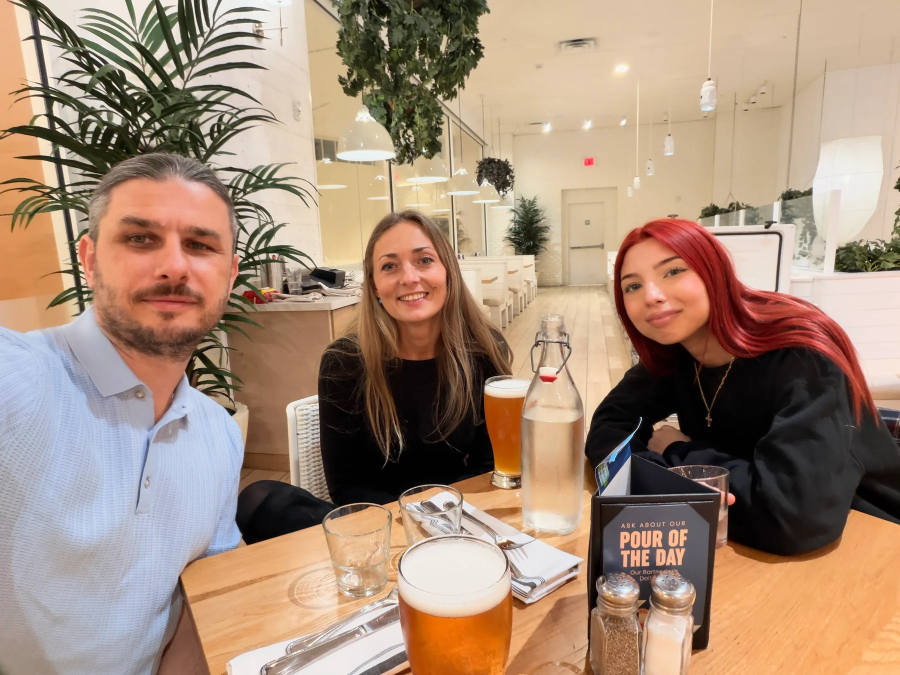
#> input picture photos/2026-10-29/1-1800.webp, 1800 x 1350 px (shown at 1/2 size)
$ python -i media_catalog.py   (imports and definitions only)
#> lines starting #> are read from the running program, lines starting #| are printed output that depends on the picture
#!/usr/bin/env python3
"""Каталог фото и видео поездки: дата → день, GPS → место, дубли, оценка, отбор.

    .venv/bin/python tools/media_catalog.py [--media ../italy-2026-media]

Оригиналы в <media>/originals/ ТОЛЬКО читаются (раскладка по дням: «NN · ДД.ММ · …/подпапка/файл»;
старая раскладка по авторам «<автор>/файл» тоже понимается): ничего не удаляется,
не переименовывается и не перезаписывается. Всё производное пишется рядом:
    <media>/catalog.csv      — все файлы (колонки из задания + служебные)
    <media>/candidates.csv   — длинный список кандидатов по дням
    <media>/REPORT.md        — отчёт
    <media>/.work/thumbs/    — уменьшенные копии для анализа

Нужны: exiftool, Pillow, pillow-heif, imagehash; для лиц и тем кадра — .cache/vision
(собирается из tools/vision.swift, только macOS). Без него has_people = 1 у всех фото,
то есть всё уйдёт на просмотр о. Андрею.
"""
import argparse
import csv
import datetime as dt
import json
import math
import re
import subprocess
import sys
from collections import Counter, defaultdict
from pathlib import Path
from zoneinfo import ZoneInfo

from PIL import Image, ImageFilter, ImageOps, ImageStat
import imagehash
import pillow_heif

# [1 line not run here, left out]

ROOT = Path(__file__).resolve().parent.parent
ROME = ZoneInfo("Europe/Rome")
PHOTO = {".heic", ".heif", ".jpg", ".jpeg", ".png", ".dng"}
VIDEO = {".mov", ".mp4", ".m4v"}
RADIUS_KM = 15
# Не публикуются никогда: скриншоты (чужие посты, карты с местоположением),
# сканы документов и папка «Без даты» с пересланными файлами.
PRIVATE_NAME = re.compile(r"(\bDL\b|\bgc\b|страница|паспорт|passport|license|boarding|билет|ticket|бронь|booking)", re.I)


FNAME_TIME = re.compile(r"^(\d{4})-(\d{2})-(\d{2})_(\d{2})-(\d{2})-(\d{2})_")


# [17 lines left out: functions load_excludes, private_reason, not called in this run]
COLUMNS = ["file", "author", "taken_at_local", "day", "stop_id", "lat", "lon", "is_duplicate_of",
           "has_people", "score", "selected"]
EXTRA = ["folder", "folder_day", "kind", "camera", "time_source", "time_fix", "duration_s", "category", "faces", "big_face",
         "sharpness", "exposure", "phash", "note"]
FOOD = ("food", "dish", "meal", "dessert", "pizza", "pasta", "bread", "cake", "wine", "coffee",
        "cheese", "fruit", "vegetable", "drink", "ice_cream", "gelato", "plate", "seafood")
WIDE = ("landscape", "cityscape", "sky", "mountain", "outdoor", "structure", "building", "architecture",
        "panorama", "hill", "lake", "sea", "coast", "field", "street", "town", "ruins", "church", "castle")


FOLDER_DAY = re.compile(r"^\d+\s*·\s*(\d{1,2})\.(\d{1,2})\b")


# [26 lines left out: functions folder_day, load_authors, zone_at, not called in this run]


def in_italy(lat, lon):
    return lat is not None and 36 <= lat <= 47.2 and 6.5 <= lon <= 18.6


# [98 lines left out: functions km, parse_dt, parse_offset, local_time, exif, thumb, not called in this run]


def quality(path):
#> called with path = '../photos/2026-10-29/1-1800.webp'
    with Image.open(path) as im:
#> im is the input picture: PIL image 1800x1350 RGB; mean R, G, B 165.7, 140.2, 120.4
        g = im.convert("L")
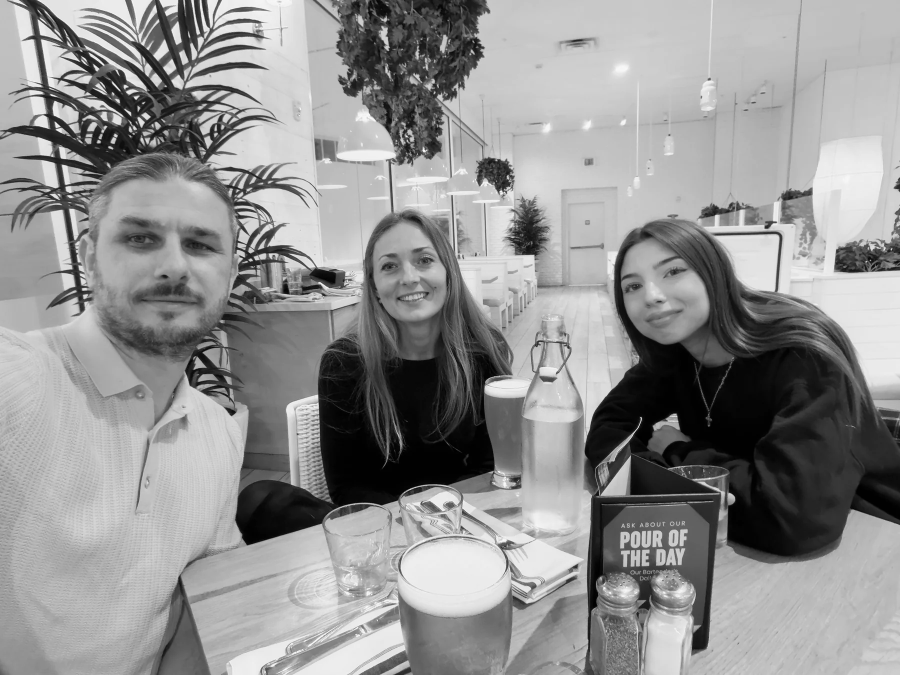
#> g: PIL image 1800x1350 L (shown at 1/2 size); min 0, max 255, mean 145.6
        sharp = ImageStat.Stat(g.filter(ImageFilter.FIND_EDGES)).var[0]
#> sharp = 1002
        hist = g.histogram()
#> hist = 256 values, max 53589 at index 191, min 3 at index 255, mean 9492.2
        n = sum(hist)
#> n = 2430000
        clipped = (sum(hist[:6]) + sum(hist[250:])) / n
#> clipped = 0.03
        mean = ImageStat.Stat(g).mean[0]
#> mean = 145.6
        # экспозиция 0..1: середина гистограммы хорошо, пересвет/провал плохо
        expo = max(0.0, 1 - abs(mean - 120) / 120) * (1 - min(clipped * 3, 0.9))
#> expo = 0.716
#> (the run stopped early here; a loop or call above may not have finished)

$ run again, on photos/2026-10-29/2-1800.webp
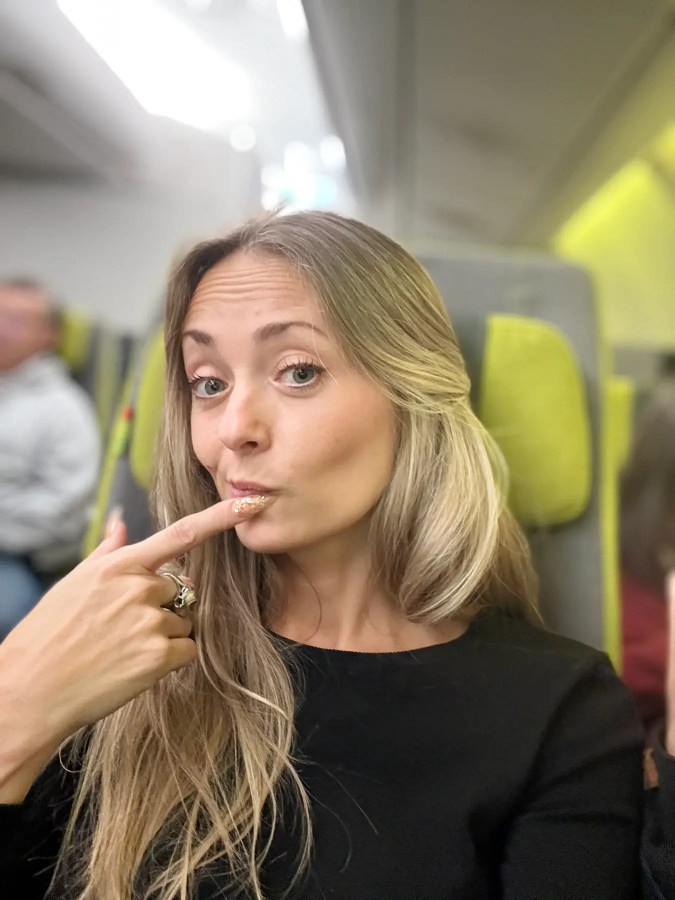
#> input picture photos/2026-10-29/2-1800.webp, 1350 x 1800 px (shown at 1/2 size)
#> in quality, im is the input picture: PIL image 1350x1800 RGB; mean R, G, B 138.6, 125.7, 103.2
#> in quality, `g = im.convert("L")`:
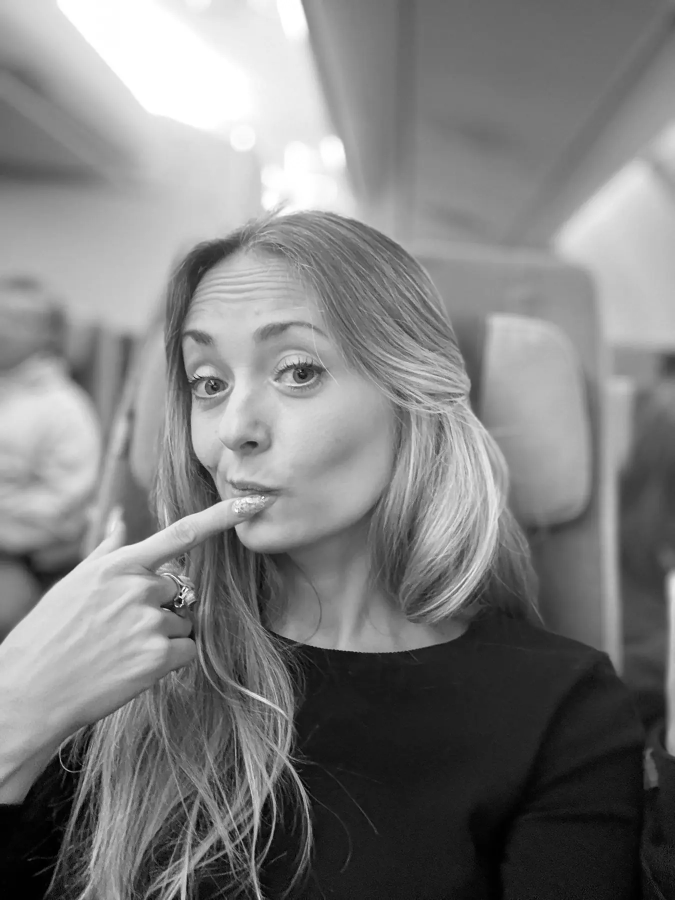
#> g: PIL image 1350x1800 L (shown at 1/2 size); min 0, max 255, mean 127
#> sharp = 238.4
#> hist = 256 values, max 52249 at index 255, min 504 at index 0, mean 9492.2
#> n = 2430000
#> clipped = 0.0394
#> mean = 127
#> expo = 0.83
